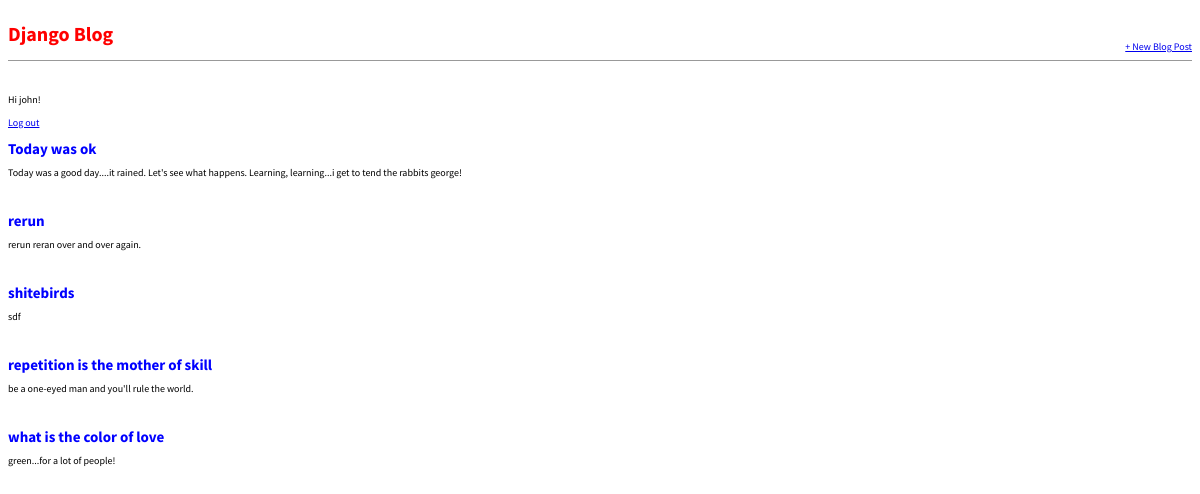
The app's page / (signed in) with its own data.
### blog/models.py (models this page shows, shortened)
class Post(models.Model):
    title = models.CharField(max_length=200)
    author = models.ForeignKey('auth.User', on_delete=models.CASCADE,)
    body = models.TextField()

### blog/views.py (the view)
# urls.py: path('', HomePageView.as_view(), name='home'),
class HomePageView(ListView):
    template_name = 'home.html'
    model = Post
    context_object_name = 'posts_list'

### templates/home.html
{% extends 'base.html' %}
{% block content %}
    {% for post in posts_list %}
        <div class="post-entry">
            <h2><a href="{% url 'post_detail' post.pk %}">{{ post.title }}</a></h2>
            <p>{{ post.body }}</p>
        </div>
    {% endfor %}
{% endblock content %}

### templates/base.html (shortened to what this page needs)
{% load static %}
<html lang="en">
<head>
    <link href="{% static 'css/base.css' %}" rel="stylesheet">
</head>
<body>
<div>
<header>
    <div class="nav-left">
    <h1><a href="{% url 'home' %}">Django Blog</a></h1>
    </div>
    <div class="nav-right">
        <a href="{% url 'post_new' %}">+ New Blog Post</a>
    </div>
</header>
{% if user.is_authenticated %}
    <p>Hi {{ user.username }}!</p>
    <p><a href="{% url 'logout' %}">Log out</a></p>
{% else %}
    <p>You are not logged in.</p>
    <a href="{% url 'login' %}">Log In</a>
{% endif %}
    {% block content %}
    {% endblock content %}
</div>
</body>
</html>

### static/css/base.css (style rules this page uses)
body { font-family: 'Source Sans Pro', sans-serif; font-size: 10px; }
header { border-bottom: 1px solid #999; margin-bottom: 2rem; display: flex; }
header h1 a { color: red; text-decoration: none; }
.nav-left { margin-right: auto; }
.nav-right { display: flex; padding-top: 2rem; }
.post-entry { margin-bottom: 2rem; }
.post-entry h2 { margin: 0.5rem 0; }
.post-entry h2 a, .post-entry h2 a:visited { color: blue; text-decoration: none; }
.post-entry p { margin: 0; font-weight: 400; }

### records on screen
Post: title "Today was ok", body "Today was a good day....it rained. Let's see what happens. Learning, learning...i get to tend the rabbits george!"
Post: title "rerun", body "rerun reran over and over again."
Post: title "shitebirds", body "sdf"
Post: title "repetition is the mother of skill", body "be a one-eyed man and you'll rule the world."
Post: title "what is the color of love", body "green...for a lot of people!"

### other values on screen
{{ user.username }} "john"
